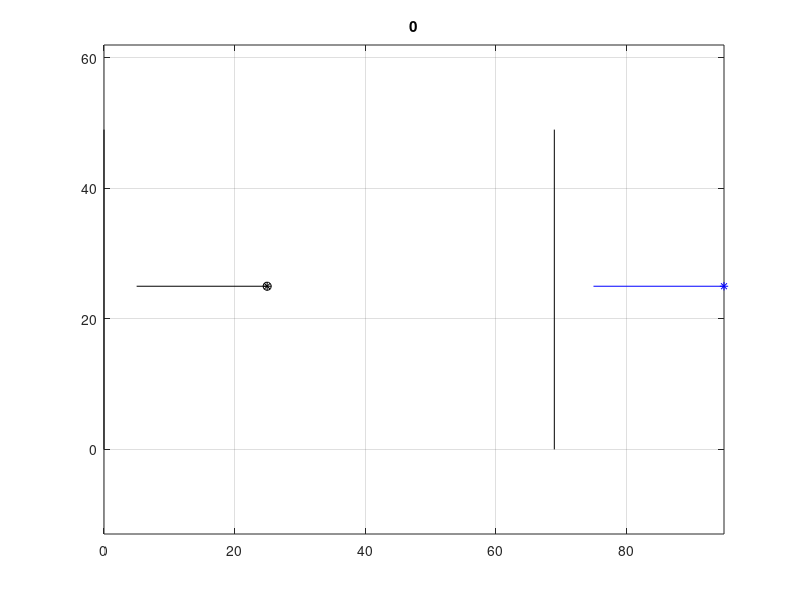
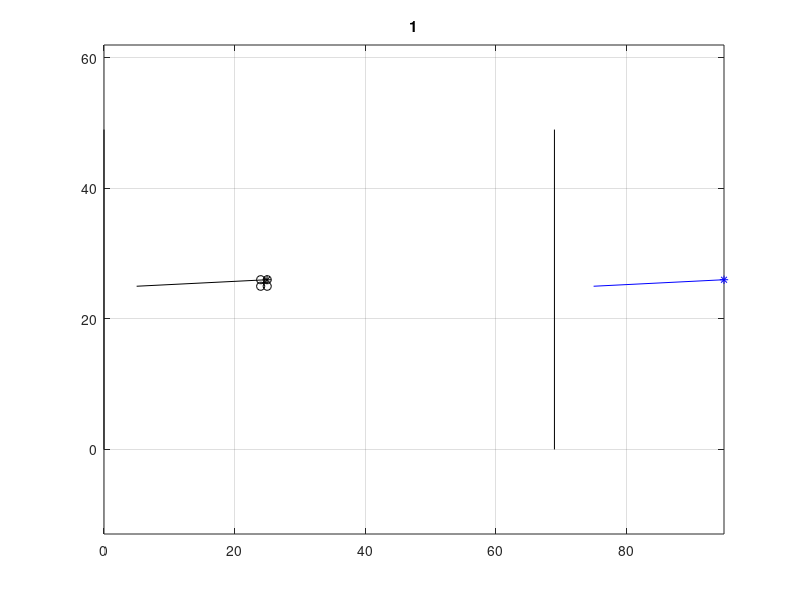
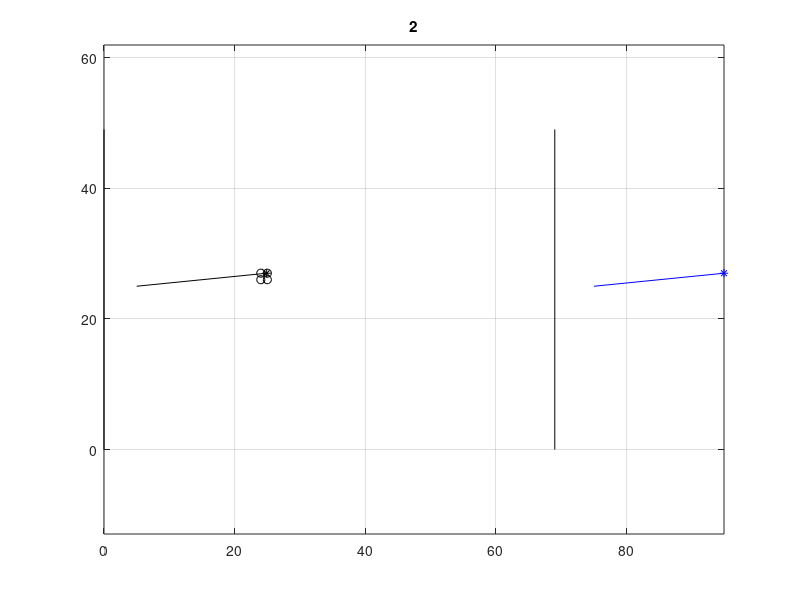
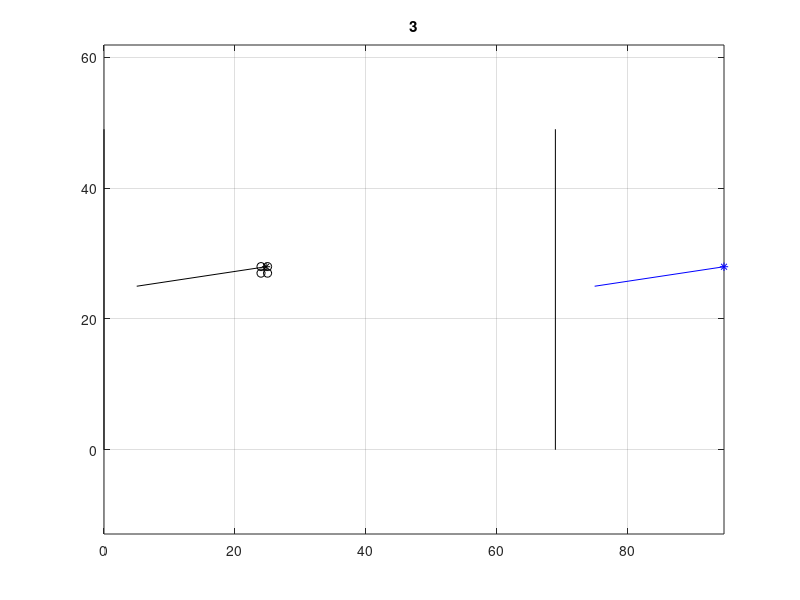

MATLAB code for these plots, in order:
clear
clc
N = ceil(2.0*pi*20);
alpha = 2*pi/N;
Rh = 20;
X = [75,25];
L = 70;
GX = [5,25];
nx = 70;
ny = 50;
% for i=0:nx-1
%     for j=0:ny-1
%         plot(i,j,'gs')
%         hold on
%         drawnow
%     end
% end
depth = 0;
for i=0:N-1;
    r = [Rh*cos(i*alpha)+X(1),Rh*sin(i*alpha)+X(2)];
    gr=[Rh*cos(i*alpha)+GX(1),Rh*sin(i*alpha)+GX(2)];
    ixs = max(floor(r(1) - depth),0.0);
    ixe = min(ceil(r(1) + depth),nx-1);
    iys = max(floor(r(2) - depth),0.0);
    iye = min(ceil(r(2) + depth),ny-1);
    plot(r(1),r(2),'b*')
    hold on
    plot([r(1),X(1)],[r(2),X(2)],'-b')
    xx = [ixs ixe;iys iye];
    for ix = ixs:ixe
        for iy = iys:iye
            plot(ix,iy,'bo')
        end
    end
    
    ixsg = max(floor(gr(1) - depth),0.0);
    ixeg = min(ceil(gr(1) + depth),nx-1);
    iysg = max(floor(gr(2) - depth),0.0);
    iyeg = min(ceil(gr(2) + depth),ny-1);
    gxx = [ixsg ixeg;iysg iyeg];
    plot(gr(1),gr(2),'k*')
    plot([gr(1),GX(1)],[gr(2),GX(2)],'-k')
    for ix = ixsg:ixeg
        for iy = iysg:iyeg
            plot(ix,iy,'ko')
        end
    end
    plot([0 0],[0,ny-1],'k')
    plot([nx-1,nx-1],[0,ny-1],'k')
    title(i)
    axis equal
    grid on
    drawnow
    saveas(gcf,strcat(num2str(i),'.jpg'));
    
    clf
end

